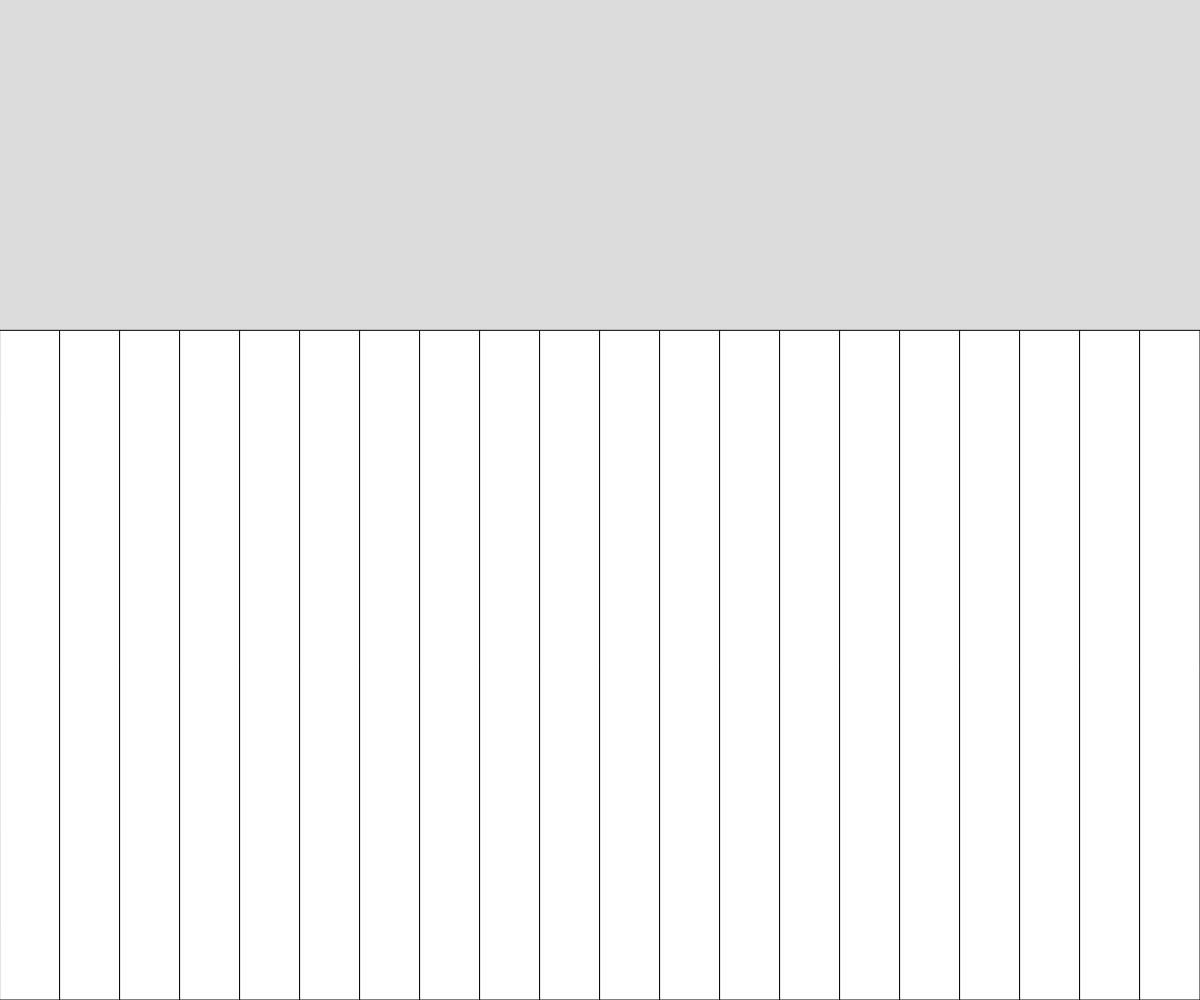
Frame 1 (no input)
Frame 60 (no input): identical to frame 1, image omitted
Frame 120 (the mouse pressed at the canvas centre since frame 60): identical to frame 1, image omitted

The p5.js sketch that drew this single still picture (run headless with seeded random() and noise() and a simulated clock; from frame 60 on, the mouse is pressed at the canvas centre):

// p5.js sketch
// ── sketch.js
// Terrain Generation
// Object notation and arrays demo

let terrain = [];
let numberOfRects;
let rectWidth;

function setup() {
  createCanvas(windowWidth, windowHeight);
  numberOfRects = 20;
  rectWidth = width / numberOfRects;
  generateTerrain();

}

function draw() {
  background(220);

  for (let someRect of terrain) {
    rect(someRect.x, someRect.y, someRect.w, someRect.h);
  }
}

function generateTerrain() {
  let time = 0;
  let deltaTime = 0.01;

  for (let x = 0; x < width; x += rectWidth) {
    let theHeight = noise(time) *height;
    spawnRectangles(x, theHeight);
  }

}

function spawnRectangles(leftSide, rectHeight) {
  let thisrect = {
    x: leftSide,
    y: height-rectHeight,
    w: rectWidth,
    h: rectHeight,
  }
  terrain.push(thisrect);
}
